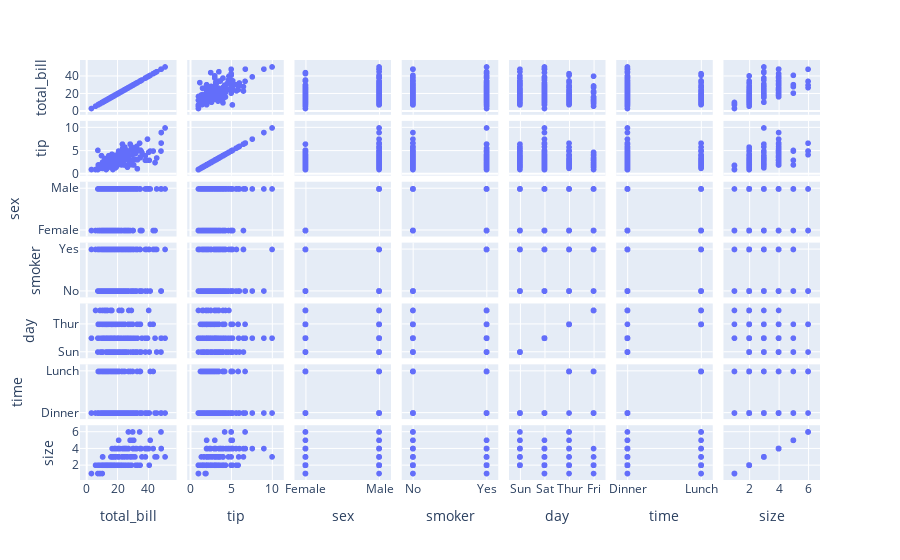

Notebook cell for this chart:
### Code cell
px.scatter_matrix(tips)

### Figure 1 — Plotly figure (JSON) as saved in the notebook; plotly's stock layout.template omitted (floating-point values rounded to 4 significant figures; data arrays with more than 128 entries replaced by an {"elided": "..."} marker saying what was removed)
{"data": [{"dimensions": [{"axis": {"matches": true}, "label": "total_bill", "values": {"elided": "244 float values"}}, {"axis": {"matches": true}, "label": "tip", "values": {"elided": "244 float values"}}, {"axis": {"matches": true}, "label": "sex", "values": {"elided": "244 str values"}}, {"axis": {"matches": true}, "label": "smoker", "values": {"elided": "244 str values"}}, {"axis": {"matches": true}, "label": "day", "values": {"elided": "244 str values"}}, {"axis": {"matches": true}, "label": "time", "values": {"elided": "244 str values"}}, {"axis": {"matches": true}, "label": "size", "values": {"elided": "244 int values"}}], "hovertemplate": "%{xaxis.title.text}=%{x}<br>%{yaxis.title.text}=%{y}<extra></extra>", "legendgroup": "", "marker": {"color": "#636efa", "symbol": "circle"}, "name": "", "showlegend": false, "type": "splom"}], "layout": {"dragmode": "select", "legend": {"tracegroupgap": 0}, "margin": {"t": 60}}}
